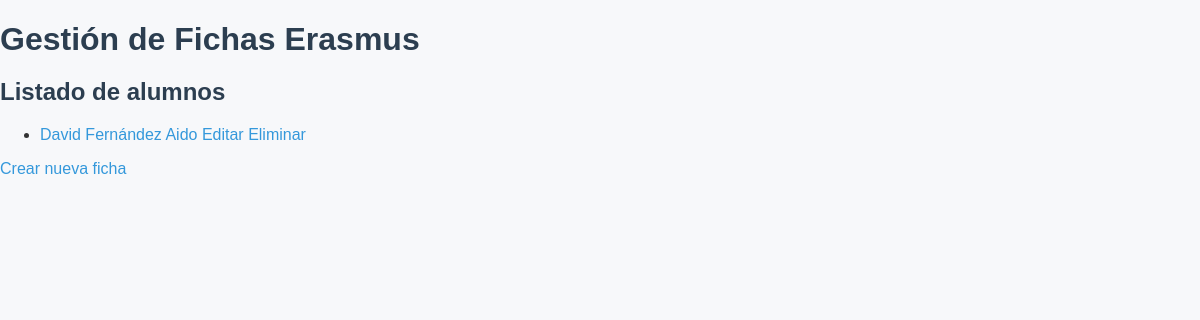
Page /app/ on the earlier database version.
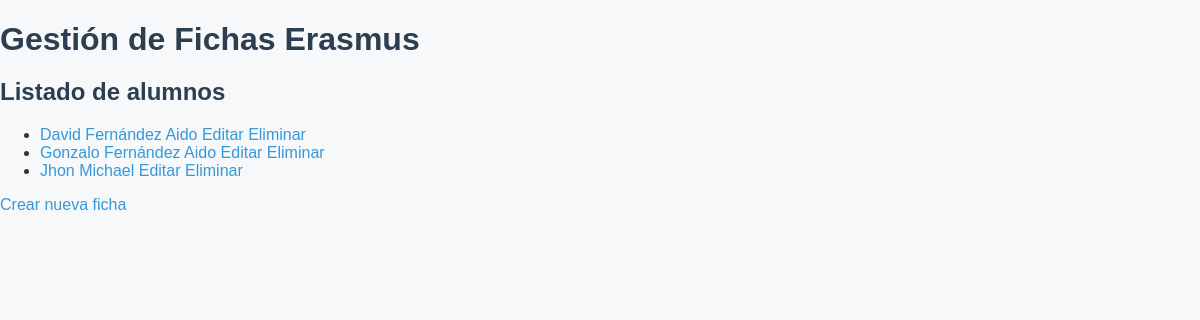
Same page on the later database version.
### app/models.py (models this page shows)
class Alumno(models.Model):
    apellidos = models.TextField()
    nombre = models.TextField()
    clase = models.TextField()
    sexo = models.TextField()
    fecha_nacimiento = models.DateField(null=True, blank=False)
    numero_pasaporte = models.IntegerField()
    direccion = models.TextField()
    numero_telefono = models.IntegerField()
    numero_movil = models.IntegerField()
    email_alumno = models.TextField(default='emailalum@email.com')
    email_padres = models.TextField(default='emailpadre@email.com')
    profesion_padre = models.TextField()
    profesion_madre = models.TextField()
    edad_hermanos = models.IntegerField(null=True, blank=True)
    edad_hermanas = models.IntegerField(null=True, blank=True)
    mascotas_tener = models.BooleanField(default=False)
    tipo_mascota = models.TextField(blank=True)
    problemas_salud = models.TextField(blank=True)
    es_vegetariano = models.BooleanField(default=False)
    pref_intercambio = models.TextField(blank=True, null=True)
    puede_alojar = models.BooleanField(default=False)
    larga_duracion = models.BooleanField(default=False)
    firma_alumno = models.TextField(blank=True, null=True)
    firma_padres = models.TextField(blank=True, null=True)

### app/views.py (the view)
# urls.py: path('', views.principal, name='principal'),
def principal(request):
    alumnos = Alumno.objects.all().order_by('apellidos', 'nombre')
    return render(request, 'app/principal.html', {'alumnos': alumnos})

### app/templates/app/principal.html (shortened to what this page needs)
{% extends "app/base.html" %}
{% block content %}
<h2>Listado de alumnos</h2>
<ul>
    {% for alumno in alumnos %}
        <li>
            <a href="{%url 'detalle_alumno' alumno.id%}">{{alumno.nombre}} {{alumno.apellidos}}</a>
            <a href="{% url 'editar_ficha' alumno.pk %}">Editar</a>
            <a href="{% url 'eliminar_ficha' alumno.pk %}">Eliminar</a>
        </li>
    {% endfor %}
</ul>
<a href="{% url 'crear_ficha' %}">Crear nueva ficha</a>
{% endblock %}.

Differences in the rows shown:
added Alumno: nombre "Gonzalo", apellidos "Fernández Aido"
added Alumno: nombre "Jhon", apellidos "Michael"
